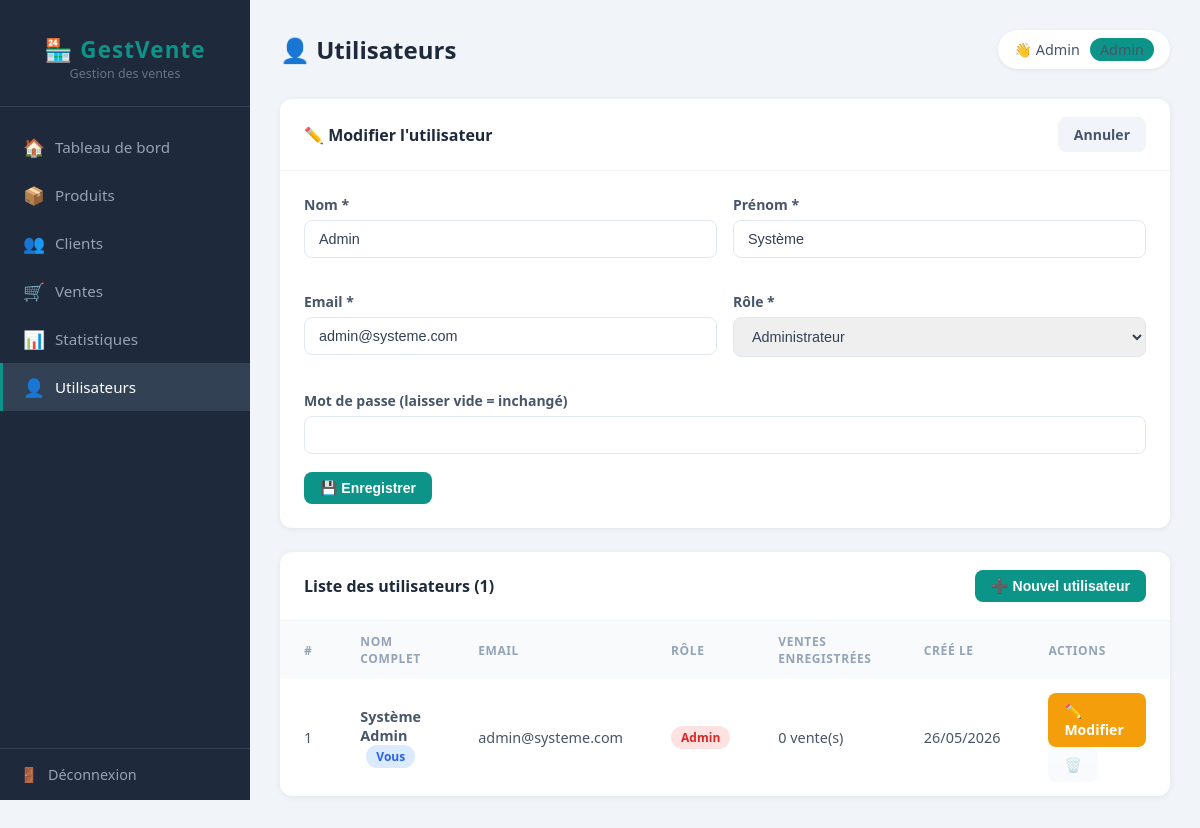
The app's page /utilisateurs.php?edit=1 (signed in) with its own data.
### tables this page shows
CREATE TABLE utilisateur (
    id_utilisateur INT AUTO_INCREMENT PRIMARY KEY,
    nom            VARCHAR(100) NOT NULL,
    prenom         VARCHAR(100) NOT NULL,
    email          VARCHAR(150) NOT NULL UNIQUE,
    mot_de_passe   VARCHAR(255) NOT NULL,
    role           ENUM('admin', 'agent') NOT NULL DEFAULT 'agent',
    date_creation  DATETIME DEFAULT CURRENT_TIMESTAMP
);

### utilisateurs.php (the view, shortened to what this page needs)
<?php
require_once 'config.php';
$user_edit = null;
if (isset($_GET['edit'])) {
    $id = (int) $_GET['edit'];
    $res = mysqli_query($conn, "SELECT * FROM utilisateur WHERE id_utilisateur = $id");
    $user_edit = mysqli_fetch_assoc($res);
}
$utilisateurs = mysqli_query($conn,
    "SELECT u.*, COUNT(v.id_vente) AS nb_ventes
     FROM utilisateur u
     LEFT JOIN vente v ON u.id_utilisateur = v.id_utilisateur
     GROUP BY u.id_utilisateur
     ORDER BY u.role, u.nom"
);
?>
<!DOCTYPE html>
<html lang="fr">
<head>
    <link rel="stylesheet" href="style.css">
</head>
<body>
<div class="dashboard-layout">
    <aside class="sidebar">
        <div class="sidebar-logo">
            <h1 style="font-size:1.4rem;">🏪 GestVente</h1>
            <p style="color:#64748B; font-size:0.78rem;">Gestion des ventes</p>
        </div>
        <nav>
            <a href="accueil.php"><span class="icon">🏠</span> Tableau de bord</a>
            <a href="produits.php"><span class="icon">📦</span> Produits</a>
            <a href="clients.php"><span class="icon">👥</span> Clients</a>
            <a href="ventes.php"><span class="icon">🛒</span> Ventes</a>
            <a href="stats.php"><span class="icon">📊</span> Statistiques</a>
            <a href="utilisateurs.php" class="active"><span class="icon">👤</span> Utilisateurs</a>
        </nav>
        <div class="sidebar-footer">
            <a href="deconnexion.php"><span>🚪</span> Déconnexion</a>
        </div>
    </aside>
    <main class="main-content">
        <div class="topbar">
            <h2>👤 Utilisateurs</h2>
            <div class="user-info">
                <span>👋 <?php echo htmlspecialchars($_SESSION['user_nom']); ?></span>
                <span class="badge-role"><?php echo $_SESSION['user_role']; ?></span>
            </div>
        </div>
        <div class="card" style="margin-bottom:24px;">
            <div class="card-header">
                <h3><?php echo $user_edit ? '✏️ Modifier l\'utilisateur' : '➕ Ajouter un utilisateur'; ?></h3>
                <?php if ($user_edit): ?>
                    <a href="utilisateurs.php" class="btn btn-secondary">Annuler</a>
                <?php endif; ?>
            </div>
            <div id="form-user" style="padding:24px; <?php echo $user_edit ? '' : 'display:none;'; ?>">
                <form method="POST" action="utilisateurs.php">
                    <div style="display:grid; grid-template-columns:1fr 1fr; gap:16px;">
                        <div class="form-group">
                            <label>Nom *</label>
                            <input type="text" name="nom" required
                                value="<?php echo $user_edit ? htmlspecialchars($user_edit['nom']) : ''; ?>">
                        </div>
                        <div class="form-group">
                            <label>Prénom *</label>
                            <input type="text" name="prenom" required
                                value="<?php echo $user_edit ? htmlspecialchars($user_edit['prenom']) : ''; ?>">
                        </div>
                        <div class="form-group">
                            <label>Email *</label>
                            <input type="email" name="email" required
                                value="<?php echo $user_edit ? htmlspecialchars($user_edit['email']) : ''; ?>">
                        </div>
                        <div class="form-group">
                            <label>Rôle *</label>
                            <select name="role">
                                <option value="admin"
                                    <?php echo ($user_edit && $user_edit['role'] == 'admin') ? 'selected' : ''; ?>>
                                    Administrateur
                                </option>
                            </select>
                        </div>
                        <div class="form-group" style="grid-column:span 2;">
                            <label>
                                Mot de passe <?php echo $user_edit ? '(laisser vide = inchangé)' : '*'; ?>
                            </label>
                            <input type="password" name="mot_de_passe"
                                <?php echo $user_edit ? '' : 'required'; ?>>
                        </div>
                    </div>
                    <button type="submit" class="btn btn-primary">
                        <?php echo $user_edit ? '💾 Enregistrer' : '➕ Ajouter l\'utilisateur'; ?>
                    </button>
                </form>
            </div>
        </div>
        <div class="card">
            <div class="card-header">
                <h3>Liste des utilisateurs (<?php echo mysqli_num_rows($utilisateurs); ?>)</h3>
                <button class="btn btn-primary"
                    onclick="document.getElementById('form-user').style.display='block'">
                    ➕ Nouvel utilisateur
                </button>
            </div>
            <table>
                <thead>
                    <tr>
                        <th>#</th>
                        <th>Nom complet</th>
                        <th>Email</th>
                        <th>Rôle</th>
                        <th>Ventes enregistrées</th>
                        <th>Créé le</th>
                        <th>Actions</th>
                    </tr>
                </thead>
                <tbody>
                <?php while ($u = mysqli_fetch_assoc($utilisateurs)): ?>
                    <tr>
                        <td><?php echo $u['id_utilisateur']; ?></td>
                        <td>
                            <strong><?php echo htmlspecialchars($u['prenom'] . ' ' . $u['nom']); ?></strong>
                            <?php if ($u['id_utilisateur'] == $_SESSION['user_id']): ?>
                                <span class="badge badge-info" style="margin-left:6px;">Vous</span>
                            <?php endif; ?>
                        </td>
                        <td><?php echo htmlspecialchars($u['email']); ?></td>
                        <td>
                            <?php if ($u['role'] == 'admin'): ?>
                                <span class="badge badge-danger">Admin</span>
                            <?php else: ?>
                                <span class="badge badge-success">Agent</span>
                            <?php endif; ?>
                        </td>
                        <td><?php echo $u['nb_ventes']; ?> vente(s)</td>
                        <td><?php echo date('d/m/Y', strtotime($u['date_creation'])); ?></td>
                        <td>
                            <a href="utilisateurs.php?edit=<?php echo $u['id_utilisateur']; ?>"
                               class="btn btn-warning">✏️ Modifier</a>
                            <?php if ($u['id_utilisateur'] != $_SESSION['user_id'] && $u['nb_ventes'] == 0): ?>
                                <a href="utilisateurs.php?delete=<?php echo $u['id_utilisateur']; ?>"
                                   class="btn btn-danger"
                                   onclick="return confirm('Supprimer cet utilisateur ?')">🗑️ Supprimer</a>
                            <?php else: ?>
                                <span class="btn btn-secondary" style="opacity:0.4; cursor:not-allowed;"
                                      title="<?php echo $u['id_utilisateur'] == $_SESSION['user_id'] ? 'Votre propre compte' : 'A des ventes enregistrées'; ?>">
                                    🗑️
                                </span>
                            <?php endif; ?>
                        </td>
                    </tr>
                <?php endwhile; ?>
                </tbody>
            </table>
        </div>
    </main>
</div>
</body>
</html>

### style.css (style rules this page uses)
* { margin: 0; padding: 0; box-sizing: border-box; }
body { font-family: 'Segoe UI', Tahoma, Geneva, Verdana, sans-serif; background-color: #F1F5F9; color: #334155; }
.dashboard-layout { display: flex; min-height: 100vh; }
.sidebar { width: 250px; background: #1E293B; color: white; display: flex; flex-direction: column; position: fixed; top: 0; left: 0; height: 100vh; overflow-y: auto; }
.sidebar-logo { padding: 24px 20px; border-bottom: 1px solid #334155; text-align: center; }
.sidebar-logo h1 { font-size: 1.2rem; color: #0D9488; margin-top: 10px; letter-spacing: 0.05em; }
.sidebar nav { flex: 1; padding: 16px 0; }
.sidebar nav a { display: flex; align-items: center; gap: 12px; padding: 12px 20px; color: #94A3B8; text-decoration: none; font-size: 0.95rem; border-left: 3px solid transparent; transition: all 0.2s; }
.sidebar nav a:hover, .sidebar nav a.active { color: white; background: #334155; border-left-color: #0D9488; }
.sidebar nav a .icon { font-size: 1.1rem; width: 20px; text-align: center; }
.sidebar-footer { padding: 16px 20px; border-top: 1px solid #334155; }
.sidebar-footer a { display: flex; align-items: center; gap: 10px; color: #94A3B8; text-decoration: none; font-size: 0.9rem; transition: color 0.2s; }
.main-content { margin-left: 250px; flex: 1; padding: 30px; }
.topbar { display: flex; align-items: center; justify-content: space-between; margin-bottom: 30px; }
.topbar h2 { font-size: 1.5rem; font-weight: 700; color: #1E293B; }
.topbar .user-info { display: flex; align-items: center; gap: 10px; background: white; padding: 8px 16px; border-radius: 50px; box-shadow: 0 1px 4px rgba(0, 0, 0, 0.08); }
.topbar .user-info span { font-size: 0.9rem; color: #475569; font-weight: 500; }
.badge-role { background: #0D9488; color: white; padding: 2px 10px; border-radius: 50px; font-size: 0.75rem; font-weight: 600; text-transform: capitalize; }
.card { background: white; border-radius: 12px; box-shadow: 0 1px 6px rgba(0, 0, 0, 0.07); overflow: hidden; margin-bottom: 24px; }
.card-header { padding: 18px 24px; border-bottom: 1px solid #F1F5F9; display: flex; align-items: center; justify-content: space-between; }
.card-header h3 { font-size: 1rem; font-weight: 600; color: #1E293B; }
table { width: 100%; border-collapse: collapse; }
thead th { background: #F8FAFC; padding: 12px 24px; text-align: left; font-size: 0.75rem; font-weight: 600; color: #94A3B8; text-transform: uppercase; letter-spacing: 0.05em; }
tbody td { padding: 14px 24px; font-size: 0.9rem; color: #475569; border-bottom: 1px solid #F8FAFC; }
tbody tr:last-child td { border-bottom: none; }
.badge { display: inline-block; padding: 3px 10px; border-radius: 50px; font-size: 0.75rem; font-weight: 600; }
.badge-danger { background: #FEE2E2; color: #DC2626; }
.badge-info { background: #DBEAFE; color: #2563EB; }
.btn { display: inline-flex; align-items: center; gap: 6px; padding: 8px 16px; border-radius: 8px; font-size: 0.875rem; font-weight: 600; cursor: pointer; border: none; text-decoration: none; transition: all 0.2s; }
.btn-primary { background: #0D9488; color: white; }
.btn-secondary { background: #F1F5F9; color: #475569; }
.btn-warning { background: #F59E0B; color: white; }
.form-group { margin-bottom: 18px; }
.form-group label { display: block; font-size: 0.875rem; font-weight: 600; color: #475569; margin-bottom: 6px; }
.form-group input, .form-group select, .form-group textarea { width: 100%; padding: 10px 14px; border: 1.5px solid #E2E8F0; border-radius: 8px; font-size: 0.9rem; color: #334155; outline: none; transition: border-color 0.2s; }

### records on screen
utilisateur: nom "Admin", prenom "Système", email "admin@systeme.com", role "Administrateur", id_utilisateur "1", prenom+nom "Système Admin", shows "Vous", nb_ventes "0", date_creation "26/05/2026"

### other values on screen
$_SESSION['user_nom'] "Admin"
$_SESSION['user_role'] "Admin"
mysqli_num_rows($utilisateurs) "1"
